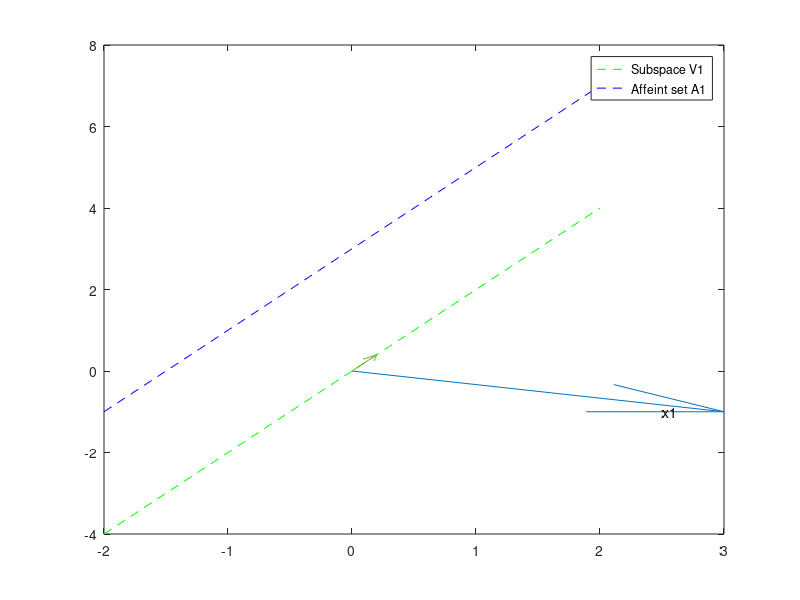

This figure's MATLAB source: (Note: this script raises an error after producing the figure.)
close all; clc;

x=linspace(-2,2);
y=linspace(-1,1);
origin=[0 0];
x1=[3 -1];
b1=[-1 1];
v1=[1 2];

figure(1)
%Draw arrow vector x1
drawArrow = @(j,k) quiver(j(1),j(1),k(1),k(2),0);
drawArrow(origin,x1); 
text(2.5,-1,'x1');
hold on
%Draw the subspace V1
y=v1(2)/v1(1)*x;
l1=plot(x,y,'g--');
hold on
%Draw the affine set A1
A1=v1(2)/v1(1)*(x+1)+1;
l2=plot(x,A1,'b--');

legend([l1,l2],'Subspace V1','Affeint set A1');
hold on

%Draw projection on V1
proj_11=1/5.*v1;
q=drawArrow(origin,proj_11);
q.LineWidth=1;
q.DisplayName='projection';
text(0.2,0.2,'Proj_v_1(x1)');
%Draw projection on A1
proj_A11=b1;
q=drawArrow(origin,proj_A11);
q.LineWidth=1;
q.DisplayName='projection';
text(-1,1,'Proj_A_1(x1)');

xlim([-2 3])
ylim([-2 2])
axis equal
hold on